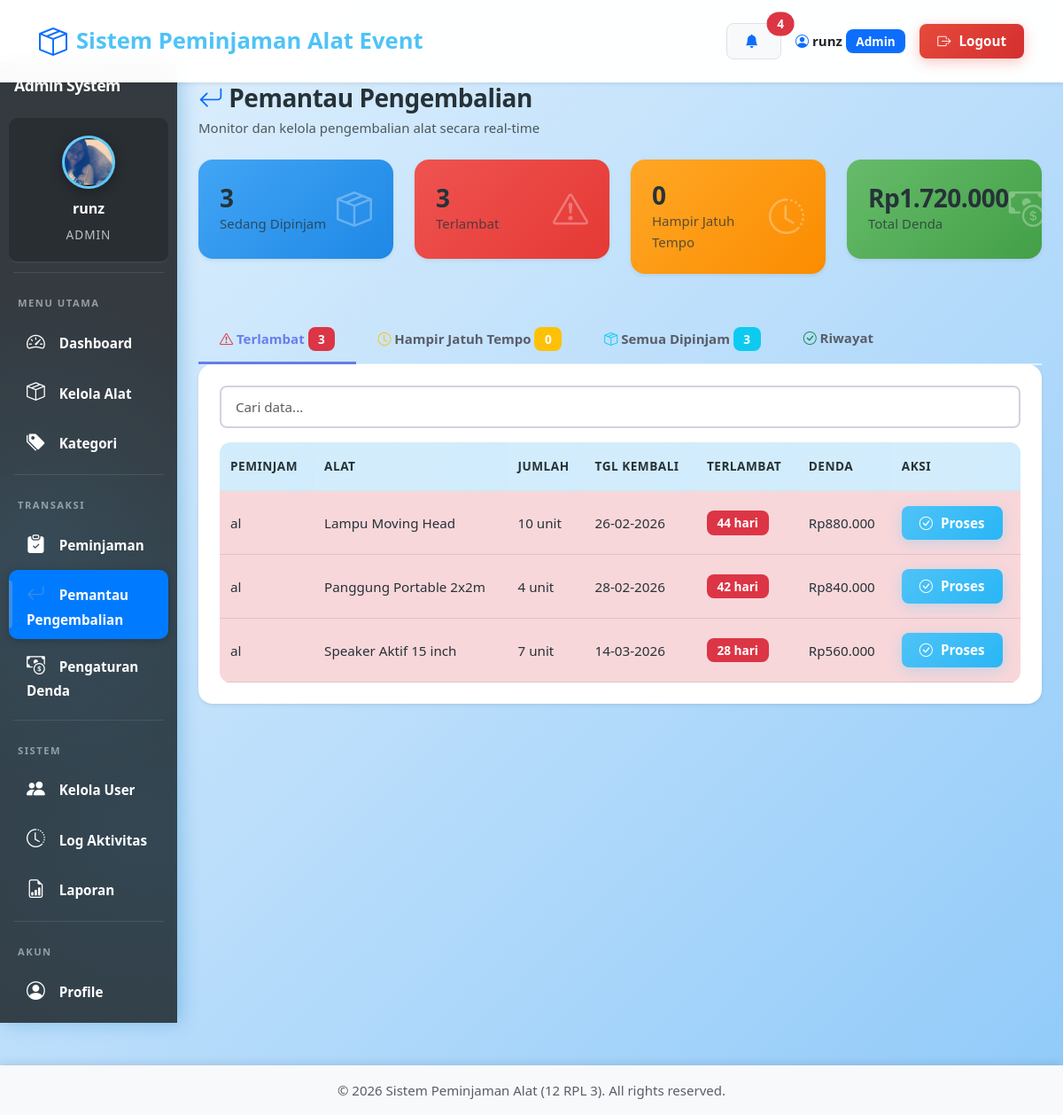
The app's page /admin/pemantau_pengembalian.php (signed in) with its own data.
### tables this page shows
CREATE TABLE `peminjaman` (
  `id` int NOT NULL,
  `nama_alat` varchar(50) NOT NULL,
  `peminjam_id` int NOT NULL,
  `tanggal_pinjam` date NOT NULL,
  `tanggal_kembali` date NOT NULL,
  `tanggal_pengembalian` datetime DEFAULT NULL,
  `kondisi_pengembalian` enum('baik','rusak ringan','rusak berat','hilang') DEFAULT 'baik',
  `catatan_pengembalian` text,
  `status` enum('pending','disetujui','ditolak','dipinjam','selesai') DEFAULT 'pending',
  `total_biaya` decimal(10,2) DEFAULT NULL,
  `denda` decimal(10,2) DEFAULT '0.00',
  `keterangan` text,
  `petugas_id` int DEFAULT NULL,
  `created_at` timestamp NULL DEFAULT CURRENT_TIMESTAMP,
  `deleted_at` datetime DEFAULT NULL
);

CREATE TABLE `users` (
  `id` int NOT NULL,
  `username` varchar(50) NOT NULL,
  `password` varchar(255) NOT NULL,
  `nama` varchar(100) NOT NULL,
  `email` varchar(100) NOT NULL,
  `telepon` varchar(20) DEFAULT NULL,
  `foto_profile` varchar(255) DEFAULT NULL,
  `role` enum('admin','petugas','peminjam') NOT NULL,
  `created_at` timestamp NULL DEFAULT CURRENT_TIMESTAMP,
  `deleted_at` datetime DEFAULT NULL
);

CREATE TABLE `pengaturan_denda` (
  `id` int NOT NULL,
  `denda_per_hari` decimal(10,2) NOT NULL DEFAULT '10000.00',
  `denda_rusak_ringan` decimal(10,2) NOT NULL DEFAULT '50000.00',
  `denda_rusak_berat` decimal(10,2) NOT NULL DEFAULT '100000.00',
  `denda_hilang_persen` int NOT NULL DEFAULT '100',
  `updated_at` timestamp NULL DEFAULT CURRENT_TIMESTAMP ON UPDATE CURRENT_TIMESTAMP
);

### admin/pemantau_pengembalian.php (the view, shortened to what this page needs)
<?php
require_once '../config/database.php';
$pengaturan = mysqli_fetch_assoc(mysqli_query($conn, "SELECT * FROM pengaturan_denda LIMIT 1"));
$sedang_dipinjam = mysqli_fetch_assoc(mysqli_query($conn, "SELECT COUNT(*) as total FROM peminjaman WHERE status='dipinjam'"))['total'];
$terlambat = mysqli_fetch_assoc(mysqli_query($conn, "SELECT COUNT(*) as total FROM peminjaman WHERE status='dipinjam' AND tanggal_kembali < CURDATE()"))['total'];
$hampir_jatuh_tempo = mysqli_fetch_assoc(mysqli_query($conn, "SELECT COUNT(*) as total FROM peminjaman WHERE status='dipinjam' AND tanggal_kembali = CURDATE()"))['total'];
$total_denda = mysqli_fetch_assoc(mysqli_query($conn, "SELECT SUM(denda) as total FROM peminjaman WHERE status='selesai'"))['total'] ?? 0;
include '../includes/header.php';
?>
<div class="container-fluid">
    <div class="row">
        <?php include '../includes/admin_sidebar.php'; ?>
        <div class="col-md-10 p-4">
            <div class="d-flex justify-content-between align-items-center mb-4">
                <div>
                    <h2 class="mb-1"><i class="bi bi-arrow-return-left text-primary"></i> Pemantau Pengembalian</h2>
                    <p class="text-muted mb-0">Monitor dan kelola pengembalian alat secara real-time</p>
                </div>
            </div>
            <div class="row g-4 mb-4">
                <div class="col-md-3">
                    <div class="card border-0 shadow-sm" style="background: linear-gradient(135deg, #42A5F5 0%, #1E88E5 100%);">
                        <div class="card-body text-white">
                            <div class="d-flex justify-content-between align-items-center">
                                <div>
                                    <h3 class="mb-0"><?php echo $sedang_dipinjam; ?></h3>
                                    <p class="mb-0 opacity-75">Sedang Dipinjam</p>
                                </div>
                                <div>
                                    <i class="bi bi-box-seam" style="font-size: 2.5rem; opacity: 0.3;"></i>
                                </div>
                            </div>
                        </div>
                    </div>
                </div>
                <div class="col-md-3">
                    <div class="card border-0 shadow-sm" style="background: linear-gradient(135deg, #EF5350 0%, #E53935 100%);">
                        <div class="card-body text-white">
                            <div class="d-flex justify-content-between align-items-center">
                                <div>
                                    <h3 class="mb-0"><?php echo $terlambat; ?></h3>
                                    <p class="mb-0 opacity-75">Terlambat</p>
                                </div>
                                <div>
                                    <i class="bi bi-exclamation-triangle" style="font-size: 2.5rem; opacity: 0.3;"></i>
                                </div>
                            </div>
                        </div>
                    </div>
                </div>
                <div class="col-md-3">
                    <div class="card border-0 shadow-sm" style="background: linear-gradient(135deg, #FFA726 0%, #FB8C00 100%);">
                        <div class="card-body text-white">
                            <div class="d-flex justify-content-between align-items-center">
                                <div>
                                    <h3 class="mb-0"><?php echo $hampir_jatuh_tempo; ?></h3>
                                    <p class="mb-0 opacity-75">Hampir Jatuh Tempo</p>
                                </div>
                                <div>
                                    <i class="bi bi-clock-history" style="font-size: 2.5rem; opacity: 0.3;"></i>
                                </div>
                            </div>
                        </div>
                    </div>
                </div>
                <div class="col-md-3">
                    <div class="card border-0 shadow-sm" style="background: linear-gradient(135deg, #66BB6A 0%, #43A047 100%);">
                        <div class="card-body text-white">
                            <div class="d-flex justify-content-between align-items-center">
                                <div>
                                    <h3 class="mb-0">Rp<?php echo number_format($total_denda, 0, ',', '.'); ?></h3>
                                    <p class="mb-0 opacity-75">Total Denda</p>
                                </div>
                                <div>
                                    <i class="bi bi-cash-coin" style="font-size: 2.5rem; opacity: 0.3;"></i>
                                </div>
                            </div>
                        </div>
                    </div>
                </div>
            </div>
            <ul class="nav nav-tabs mb-0" role="tablist" style="border-bottom: 2px solid #E3F2FD;">
                <li class="nav-item">
                    <a class="nav-link active" data-bs-toggle="tab" href="#terlambat" style="font-weight: 600;">
                        <i class="bi bi-exclamation-triangle text-danger"></i> Terlambat <span class="badge bg-danger"><?php echo $terlambat; ?></span>
                    </a>
                </li>
                <li class="nav-item">
                    <a class="nav-link" data-bs-toggle="tab" href="#hampir" style="font-weight: 600;">
                        <i class="bi bi-clock text-warning"></i> Hampir Jatuh Tempo <span class="badge bg-warning"><?php echo $hampir_jatuh_tempo; ?></span>
                    </a>
                </li>
                <li class="nav-item">
                    <a class="nav-link" data-bs-toggle="tab" href="#dipinjam" style="font-weight: 600;">
                        <i class="bi bi-box-seam text-info"></i> Semua Dipinjam <span class="badge bg-info"><?php echo $sedang_dipinjam; ?></span>
                    </a>
                </li>
                <li class="nav-item">
                    <a class="nav-link" data-bs-toggle="tab" href="#riwayat" style="font-weight: 600;">
                        <i class="bi bi-check-circle text-success"></i> Riwayat
                    </a>
                </li>
            </ul>
            <div class="tab-content" style="margin-top: -1px;">
                <div id="terlambat" class="tab-pane fade show active">
                    <div class="card shadow-sm">
                        <div class="card-body">
                            <div class="table-responsive">
                                <table class="table table-hover align-middle mb-0">
                                    <thead class="table-light">
                                        <tr>
                                            <th>Peminjam</th>
                                            <th>Alat</th>
                                            <th>Jumlah</th>
                                            <th>Tgl Kembali</th>
                                            <th>Terlambat</th>
                                            <th>Denda</th>
                                            <th>Aksi</th>
                                        </tr>
                                    </thead>
                                    <tbody>
                                        <?php
                                        $query = "SELECT p.*, u.nama FROM peminjaman p
                                                 JOIN users u ON p.peminjam_id = u.id
                                                 WHERE p.status='dipinjam' AND p.tanggal_kembali < CURDATE()
                                                 ORDER BY p.tanggal_kembali ASC";
                                        $result = mysqli_query($conn, $query);
                                        while ($row = mysqli_fetch_assoc($result)):
                                            $hari_terlambat = (strtotime(date('Y-m-d')) - strtotime($row['tanggal_kembali'])) / (60 * 60 * 24);
                                            $denda_terlambat = $hari_terlambat * $pengaturan['denda_per_hari'];
                                            $detail_query = "SELECT dp.*, a.nama_alat FROM detail_peminjaman dp
                                                            JOIN alat a ON dp.alat_id = a.id
                                                            WHERE dp.peminjaman_id = {$row['id']}";
                                            $detail_result = mysqli_query($conn, $detail_query);
                                            $alat_list = [];
                                            $total_jumlah = 0;
                                            while ($detail = mysqli_fetch_assoc($detail_result)) {
                                                $alat_list[] = $detail['nama_alat'];
                                                $total_jumlah += $detail['jumlah'];
                                            }
                                        ?>
                                        <tr class="table-danger">
                                            <td><?php echo $row['nama']; ?></td>
                                            <td><?php echo implode(', ', $alat_list); ?></td>
                                            <td><?php echo $total_jumlah; ?> unit</td>
                                            <td><?php echo date('d-m-Y', strtotime($row['tanggal_kembali'])); ?></td>
                                            <td><span class="badge bg-danger"><?php echo $hari_terlambat; ?> hari</span></td>
                                            <td>Rp<?php echo number_format($denda_terlambat, 0, ',', '.'); ?></td>
                                            <td>
                                                <button class="btn btn-sm btn-primary" data-bs-toggle="modal" data-bs-target="#pengembalianModal<?php echo $row['id']; ?>">
                                                    <i class="bi bi-check-circle"></i> Proses
                                                </button>
                                            </td>
                                        </tr>
                                        <?php endwhile; ?>
                                    </tbody>
                                </table>
                            </div>
                        </div>
                    </div>
                </div>
            </div>
        </div>
    </div>
</div>
<?php include '../includes/footer.php'; ?>

### assets/css/variables.css (style rules this page uses)
:root { --primary: #4FC3F7; --primary-dark: #29B6F6; --primary-light: #81D4FA; --secondary: #78909C; --success: #66BB6A; --info: #42A5F5; --warning: #FFA726; --danger: #EF5350; --light: #E3F2FD; --dark: #263238; --blue-gradient: linear-gradient(135deg, #4FC3F7 0%, #29B6F6 100%); --blue-gradient-dark: linear-gradient(135deg, #29B6F6 0%, #0288D1 100%); --sidebar-gradient: linear-gradient(180deg, #0277BD 0%, #01579B 100%); --card-gradient: linear-gradient(135deg, #E3F2FD 0%, #BBDEFB 100%); --card-shadow: 0 4px 20px rgba(79, 195, 247, 0.15); --button-shadow: 0 4px 15px rgba(79, 195, 247, 0.3); --hover-shadow: 0 8px 30px rgba(79, 195, 247, 0.25); --spacing-sm: 0.5rem; --spacing-md: 1rem; --spacing-lg: 1.5rem; --spacing-xl: 2rem; --radius-sm: 8px; --radius-md: 12px; --radius-lg: 16px; --font-family: 'Segoe UI', Tahoma, Geneva, Verdana, sans-serif; --font-size-base: 15px; --font-weight-normal: 500; --font-weight-bold: 700; }

### assets/css/base.css (style rules this page uses)
* { margin: 0; padding: 0; box-sizing: border-box; }
html { scroll-behavior: smooth; }
body { font-family: var(--font-family); background: linear-gradient(135deg, #E3F2FD 0%, #BBDEFB 50%, #90CAF9 100%); background-attachment: fixed; min-height: 100vh; color: var(--dark); font-size: var(--font-size-base); line-height: 1.6; padding-top: 70px; }
h1, h2, h3, h4, h5, h6 { font-weight: var(--font-weight-bold); color: var(--dark); letter-spacing: -0.5px; }
h2 { font-size: 1.75rem; margin-bottom: 0.5rem; }
p, td, th, label, span { color: var(--dark); }
a { text-decoration: none; transition: all 0.3s ease; }

### assets/css/components.css (style rules this page uses)
.card { border: none; border-radius: var(--radius-lg); box-shadow: var(--card-shadow); overflow: hidden; margin-bottom: var(--spacing-lg); background: white; transition: all 0.3s ease; }
.card-body { padding: var(--spacing-lg); }
.table thead th { border-bottom: 2px solid #dee2e6; font-weight: var(--font-weight-bold); text-transform: uppercase; font-size: 0.85rem; letter-spacing: 0.5px; color: var(--dark); padding: var(--spacing-md) 0.75rem; background: linear-gradient(135deg, rgba(79, 195, 247, 0.1) 0%, rgba(41, 182, 246, 0.1) 100%); }
.table-light { background-color: #E3F2FD !important; }
.table tbody td { padding: var(--spacing-md) 0.75rem; vertical-align: middle; font-size: 0.95rem; color: var(--dark); font-weight: var(--font-weight-normal); }
.table-responsive { border-radius: var(--radius-md); }
.btn { border-radius: var(--radius-sm); padding: var(--spacing-sm) 1.25rem; font-weight: 600; font-size: 0.95rem; transition: all 0.3s ease; border: none; }
.btn i { margin-right: 5px; }
.btn-primary { background: var(--blue-gradient); box-shadow: var(--button-shadow); color: white; }
.badge { padding: 0.5em 0.85em; font-weight: var(--font-weight-bold); border-radius: var(--radius-sm); font-size: 0.85rem; }
.nav-tabs .nav-link { border: none; color: #5a5c69; font-weight: 600; padding: 0.75rem var(--spacing-lg); }
.nav-tabs .nav-link.active { color: #667eea; background: transparent; border-bottom: 3px solid #667eea; font-weight: var(--font-weight-bold); }
.tab-content > .tab-pane { display: none; }
.tab-content > .active { display: block; }

### assets/css/utilities.css (style rules this page uses)
.shadow-sm { box-shadow: 0 0.125rem 0.25rem rgba(0, 0, 0, 0.075) !important; }

### records on screen
peminjaman: peminjam.nama "al", alat_list "Lampu Moving Head", total_jumlah "10", tanggal_kembali "26-02-2026", tanggal_kembali "44", tanggal_kembali.denda_per_hari "880.000"
peminjaman: peminjam.nama "al", alat_list "Panggung Portable 2x2m", total_jumlah "4", tanggal_kembali "28-02-2026", tanggal_kembali "42", tanggal_kembali.denda_per_hari "840.000"
peminjaman: peminjam.nama "al", alat_list "Speaker Aktif 15 inch", total_jumlah "7", tanggal_kembali "14-03-2026", tanggal_kembali "28", tanggal_kembali.denda_per_hari "560.000"

### other values on screen
$notif_count "4"
$_SESSION['nama'] "runz"
$_SESSION['role'] "Admin"
$_SESSION['role'] "ADMIN"
$sedang_dipinjam "3"
$terlambat "3"
$hampir_jatuh_tempo "0"
